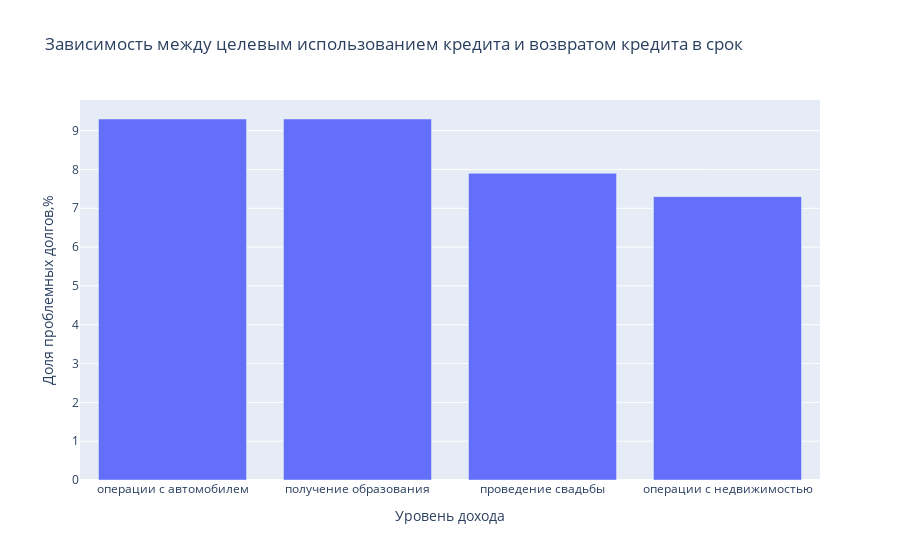

The cell this chart's notebook holds for it:
### Code cell
#для наглядности отсортируем по возрастанию уровня просрочки
purpose_crosstab=purpose_crosstab.T
purpose_crosstab=purpose_crosstab.sort_values('share_of_problems', ascending=False)
purpose_crosstab=purpose_crosstab.T
#визуализируем соотношение целевого использования и неплатежей
create_barchart(purpose_crosstab.columns,purpose_crosstab.loc['share_of_problems'],
                'Зависимость между целевым использованием кредита и возвратом кредита в срок','Уровень дохода'
)

### Figure 1 — Plotly figure (JSON) as saved in the notebook; plotly's stock layout.template omitted (floating-point values rounded to 4 significant figures)
{"data": [{"type": "bar", "x": ["операции с автомобилем", "получение образования", "проведение свадьбы", "операции с недвижимостью"], "y": [9.3, 9.3, 7.9, 7.3]}], "layout": {"autosize": true, "title": {"text": "Зависимость между целевым использованием кредита и возвратом кредита в срок"}, "xaxis": {"autorange": true, "range": [-0.5, 3.5], "title": {"text": "Уровень дохода"}, "type": "category"}, "yaxis": {"autorange": true, "range": [0, 9.789], "title": {"text": "Доля проблемных долгов,%"}, "type": "linear"}}}
